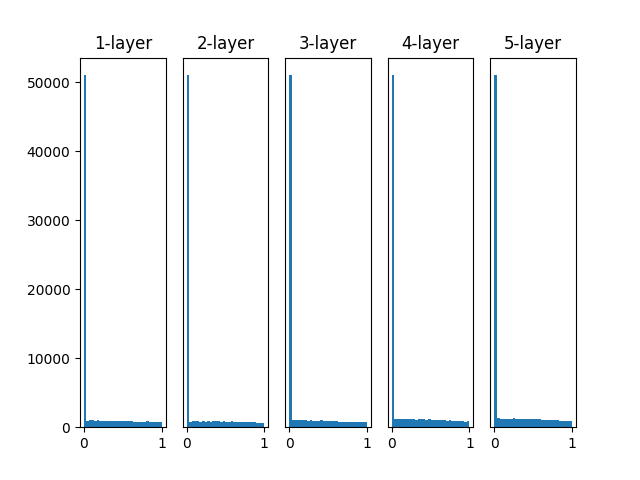

Generate this figure with Python:
import numpy as np
import pylab as plt

def sigmoid(x):
    return 1/(1+np.exp(-x))

def ReLU(x):
    return np.maximum(0, x)

def tanh(x):
    return np.tanh(x)

input_data = np.random.randn(1000, 100)
node_num = 100
hidden_layer_size = 5
activations = {}

x = input_data

for i in range(hidden_layer_size):
    if i != 0:
        x = activations[i-1]
    
    #w = np.random.randn(node_num, node_num) * 1
    #w = np.random.randn(node_num, node_num) * 0.01
    #w = np.random.randn(node_num, node_num) * np.sqrt(1.0 / node_num)
    #w = np.random.randn(node_num, node_num) * np.sqrt(2.0 / node_num)

    #Xavier
    #w = np.random.randn(node_num, node_num) / np.sqrt(node_num)

    #He
    w = np.random.randn(node_num, node_num) / np.sqrt(node_num / 2.)
    
    #
    
    a = np.dot(x, w)

    #z = sigmoid(a)
    z = ReLU(a)
    #z = tanh(a)

    activations[i] = z

#ヒストグラム描画
for i, a in activations.items():
    plt.subplot(1, len(activations), i+1)
    plt.title("{}-layer".format(i+1))
    if i != 0: plt.yticks([], [])
    plt.hist(a.flatten(), 30, range=(0,1))
plt.savefig('weight_init_activation_histogram.png')    
plt.show()